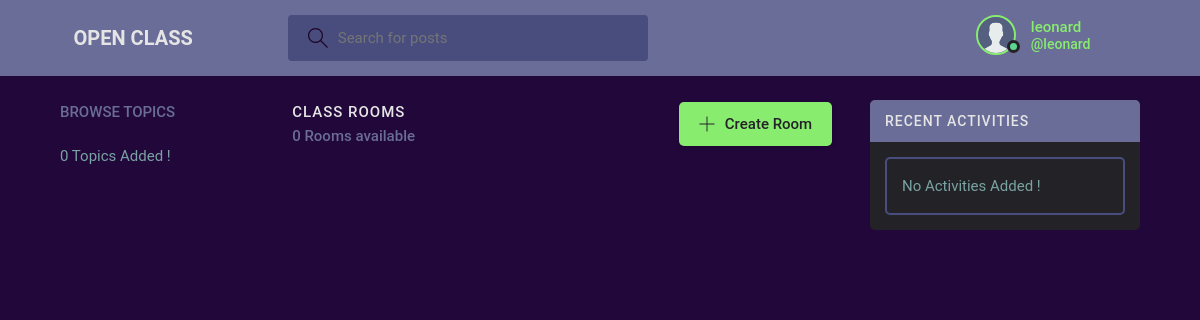
The page / (signed in) on the database as committed earlier.
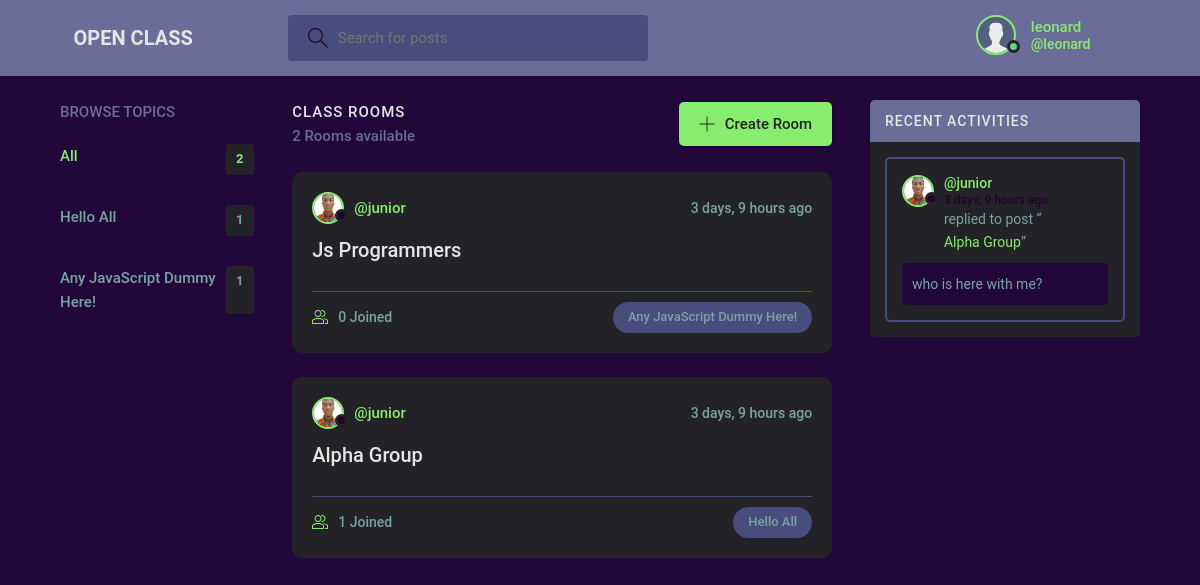
The same page on the database as committed later.
### base/models.py (models this page shows, shortened)
class Topic(models.Model):
    name = models.CharField(max_length=200)

class Room(models.Model):
    host = models.ForeignKey(User, on_delete=models.SET_NULL, null=True)
    topic = models.ForeignKey(Topic, on_delete=models.SET_NULL, null=True)
    name = models.CharField(max_length=200)
    description = models.TextField(null=True, blank=True)
    participants = models.ManyToManyField(
        User, related_name='participants', blank=True)
    updated = models.DateTimeField(auto_now=True)
    created = models.DateTimeField(auto_now_add=True)
    class Meta:
        ordering = ['-updated', '-created']
    def __str__(self):
        return self.name

class User(AbstractUser):
    name = models.CharField(max_length=200, null=True)
    email = models.EmailField(unique=True, null=True)
    bio = models.TextField(null=True)
    avatar = models.ImageField(null=True, default="avatar.svg")
    USERNAME_FIELD = 'username'
    REQUIRED_FIELDS = []

class Message(models.Model):
    user = models.ForeignKey(User, on_delete=models.CASCADE)
    room = models.ForeignKey(Room, on_delete=models.CASCADE)
    body = models.TextField()
    updated = models.DateTimeField(auto_now=True)
    created = models.DateTimeField(auto_now_add=True)
    class Meta:
        ordering = ['-updated', '-created']

### base/views.py (the view)
# urls.py: path('', views.home, name="home"),
@login_required(login_url='login')
def home(request):
    q = request.GET.get('q') if request.GET.get('q') != None else ''
    rooms = Room.objects.filter(
        Q(topic__name__icontains=q) |
        Q(name__icontains=q) |
        Q(description__icontains=q)
    )
    topics = Topic.objects.all()[0:5]
    room_count = rooms.count()
    room_messages = Message.objects.filter(
        Q(room__topic__name__icontains=q))[0:3]
    messages_count =room_messages.count()
    context = {'rooms': rooms, 'topics': topics,
               'room_count': room_count, 'room_messages': room_messages,
               "messages_count": messages_count}
    return render(request, 'base/home.html', context)

### base/templates/base/home.html (shortened to what this page needs)
{% extends 'main.html' %}
{% block content %}
{% include 'navbar.html' %}
<main class="layout layout--3">
  <div class="container">
    {% include 'base/topics_component.html' %}
    <div class="roomList">
      <div class="roomList__header">
        <div>
          <h2>Class Rooms</h2>
          <p>{{room_count}} Rooms available</p>
        </div>
        <a class="btn btn--main" href="{% url 'create-room' %}">
          <svg version="1.1" xmlns="http://www.w3.org/2000/svg" width="32" height="32" viewBox="0 0 32 32">
            <title>add</title>
            <path
              d="M16.943 0.943h-1.885v14.115h-14.115v1.885h14.115v14.115h1.885v-14.115h14.115v-1.885h-14.115v-14.115z">
            </path>
          </svg>
          Create Room
        </a>
      </div>
      {% include 'base/feed_component.html' %}
    </div>
    {% include 'base/activity_component.html' %}
  </div>
</main>
{% endblock %}

### base/templates/base/topics_component.html (shortened to what this page needs)
<div class="topics">
    <div class="topics__header">
        <h2>Browse Topics</h2>
    </div>
    {% if not topics.count %}
    <p class="topics__list"> 0 Topics Added !</p>
    {% else %}
    <ul class="topics__list">
        <li>
            <a href="{% url 'home' %}" class="active">All <span>{{topics.count}}</span></a>
        </li>
        {% for topic in topics %}
        <li>
            <a href="{% url 'home' %}?q={{topic.name}}">{{topic.name}}<span>{{topic.room_set.all.count}}</span></a>
        </li>
        {% endfor %}
    </ul>
    {% endif %}
</div>

### base/templates/base/feed_component.html (shortened to what this page needs)
{% for room in rooms %}
<div class="roomListRoom">
    <div class="roomListRoom__header">
        <a href="{% url 'user-profile' room.host.id %}" class="roomListRoom__author">
            <div class="avatar avatar--small">
                <img src="{{room.host.avatar.url}}" />
            </div>
            <span>@{{room.host.username}}</span>
        </a>
        <div class="roomListRoom__actions">
            <span>{{room.created|timesince}} ago</span>
        </div>
    </div>
    <div class="roomListRoom__content">
        <a href="{% url 'room' room.id %}">{{room.name}}</a>
    </div>
    <div class="roomListRoom__meta">
        <a href="{% url 'room' room.id %}" class="roomListRoom__joined">
            {{room.participants.all.count}} Joined
        </a>
        <p class="roomListRoom__topic">{{room.topic.name}}</p>
    </div>
</div>
{% endfor %}

### base/templates/base/activity_component.html (shortened to what this page needs)
<div class="activities">
    <div class="activities__header">
        <h2>Recent Activities</h2>
    </div>
    {% if messages_count == 0 %}
    <div class="activities__box">
        <p>No Activities Added !</p>
    </div>
    {% else %}
    {% for message in room_messages %}
    <div class="activities__box">
        <div class="activities__boxHeader roomListRoom__header">
            <a href="{% url 'user-profile' message.user.id %}" class="roomListRoom__author">
                <div class="avatar avatar--small">
                    <img src="{{message.user.avatar.url}}" />
                </div>
                <p>
                    @{{message.user.username}}
                    <span>{{message.created|timesince}} ago</span>
                </p>
            </a>
        </div>
        <div class="activities__boxContent">
            <p>replied to post “<a href="{% url 'room' message.room.id %}">{{message.room}}</a>”</p>
            <div class="activities__boxRoomContent">{{message.body}}</div>
        </div>
    </div>
    {% endfor %}
    {% endif %}
</div>

Rows that differ between the two databases and show on the page:
added Topic: name "Hello All", room_set.all.count "1"
added Topic: name "Any JavaScript Dummy Here!", room_set.all.count "1"
added Room: host.avatar (picture), host.username "junior", created "3 days, 9 hours", name "Js Programmers", participants.all.count "0", topic.name "Any JavaScript Dummy Here!"
added Room: host.avatar (picture), host.username "junior", created "3 days, 9 hours", name "Alpha Group", participants.all.count "1", topic.name "Hello All"
added Message: user.avatar (picture), user.username "junior", room "Alpha Group", body "who is here with me?"
Other text that changed with them:
{{ topics.count }}: (not shown) → "2"
{{ room_count }}: "0" → "2"
text no longer shown: "0 Topics Added ! No Activities Added !"
text now shown: "All"
